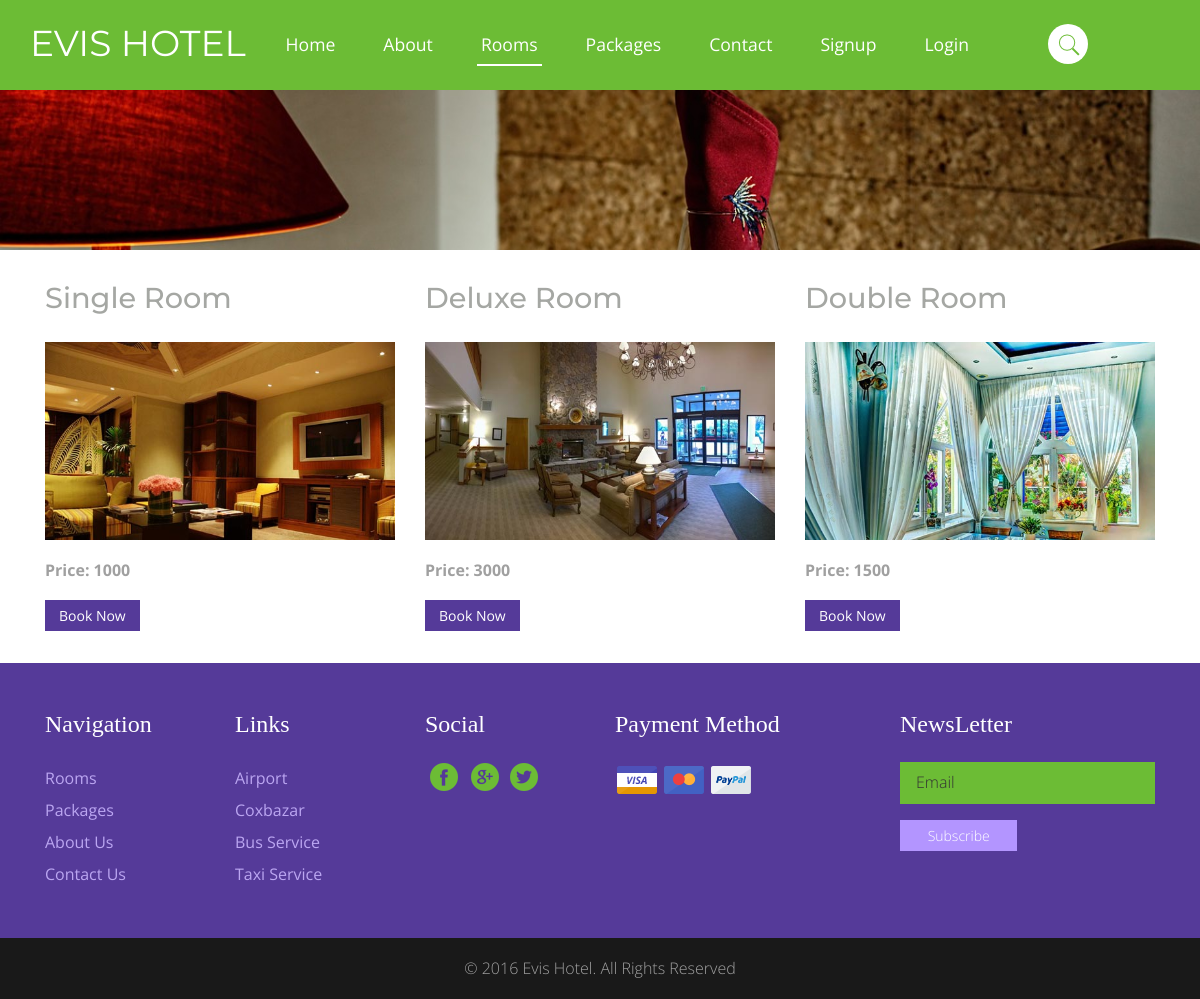
Screenshot of /room.php with the database file from the repository.
### tables this page shows
CREATE TABLE `tbl_room` (
  `room_id` int(1) NOT NULL,
  `room_name` varchar(20) NOT NULL,
  `room_image` varchar(200) NOT NULL,
  `room_description` text NOT NULL,
  `room_price` float NOT NULL,
  `room_amount` int(5) NOT NULL
);

### room.php (the view, shortened to what this page needs)
<?php
    require 'function/db_connect.php';
    $sql = "SELECT * FROM tbl_room WHERE room_amount > 0";
    $result = mysqli_query($conn, $sql);
?>
<!DOCTYPE HTML>
<html>
    <head>
        <link href="css/bootstrap.css" rel='stylesheet' type='text/css' />
        <link href="css/style.css" rel='stylesheet' type='text/css' />
    </head>
    <body>
        <div class="banner1">
            <div class="header">
                <div class="container">
                    <div class="logo">
                        <h1><a href="index.php">Evis Hotel</a></h1>
                    </div>
                    <nav class="navbar navbar-default" role="navigation">
                        <div class="collapse navbar-collapse" id="bs-example-navbar-collapse-1">
                            <ul class="nav navbar-nav">
                                <li><a href="index.php">Home</a></li>
                                <li><a href="about.php">About</a></li>
                                <li class="active"><a href="room.php">Rooms</a></li>
                                <li><a href="package.php">Packages</a></li>
                                <li><a href="contact.php">Contact</a></li>
                                <?php
                                if (isset($_SESSION["user_id"])) {
                                    ?>
                                    <li><a href="dashboard.php">Dashboard</a></li>
                                    <li><a href="../evis_hotel_management_system/function/logout_user.php">Logout</a></li>
                                    <?php
                                } else {
                                    ?>
                                    <li><a href="signup.php">Signup</a></li>
                                    <li><a href="login.php">Login</a></li>
                                    <?php
                                }
                                ?>
                            </ul>
                        </div>
                    </nav>
                    <div class="search-box">
                        <div id="sb-search" class="sb-search">
                            <form>
                                <span class="sb-icon-search"> </span>
                            </form>
                        </div>
                    </div>
                </div>
            </div>
        </div>
        <div class="offers">
            <div class="container">
                <?php
                while ($row = mysqli_fetch_assoc($result)) {
                    ?>
                    <div class="col-md-4 offers-left">
                        <h3 class="room_title"><?php echo $row['room_name'] ?></h3>
                        <img src="admin/<?php echo $row['room_image'] ?>" class="img-responsive" alt="">
                        <p style="font-weight: bolder;">Price: <?php echo $row['room_price'] ?></p>
                        <a class="hvr-shutter-in-horizontal" href="booking.php?id=<?php echo $row['room_id'] ?>">Book Now</a>
                    </div>
                <?php } ?>
            </div>
        </div>
        <div class="footer">
            <div class="container">
                <div class="col-md-2 deco">
                    <h4>Navigation</h4>
                    <li><a href="room.php">Rooms</a></li>
                    <li><a href="package.php">Packages</a></li>
                    <li><a href="about.php">About Us</a></li>
                    <li><a href="contact.php">Contact Us</a></li>
                </div>
                <div class="col-md-2 deco">
                    <h4>Links</h4>
                    <li><a href="#">Airport</a></li>
                    <li><a href="#">Coxbazar</a></li>
                    <li><a href="#">Bus Service</a></li>
                    <li><a href="#">Taxi Service</a></li>
                </div>
                <div class="col-md-2 deco">
                    <h4>Social</h4>
                    <div class="soci">
                        <li><a href="#"><i class="f-1"> </i></a></li>
                        <li><a href="#"><i class="t-1"> </i></a></li>
                        <li><a href="#"><i class="g-1"> </i></a></li>
                    </div>
                </div>
                <div class="col-md-3 cardss">
                    <h4>Payment Method</h4>
                    <li><i class="visa"></i></li>
                    <li><i class="ma"></i></li>
                    <li><i class="paypal"></i></li>
                </div>
                <div class="col-md-3 pos">
                    <h4>NewsLetter</h4>
                    <form method="post">
                        <input type="text" class="textbox" value="Email" onfocus="this.value = '';" onblur="if (this.value === '') {this.value = 'Email'; }">
                        <div class="smt">
                            <input type="submit" value="Subscribe">
                        </div>
                    </form>
                </div>
                <div class="clearfix"> </div>
            </div>
        </div>
        <div class="footer-bottom">
            <div class="container">
                <p>© 2016 Evis Hotel. All Rights Reserved </p>
            </div>
        </div>
    </body>
</html>

### rows the page displays
tbl_room: room_name "Single Room", room_image (picture), room_price "1000"
tbl_room: room_name "Deluxe Room", room_image (picture), room_price "3000"
tbl_room: room_name "Double Room", room_image (picture), room_price "1500"
